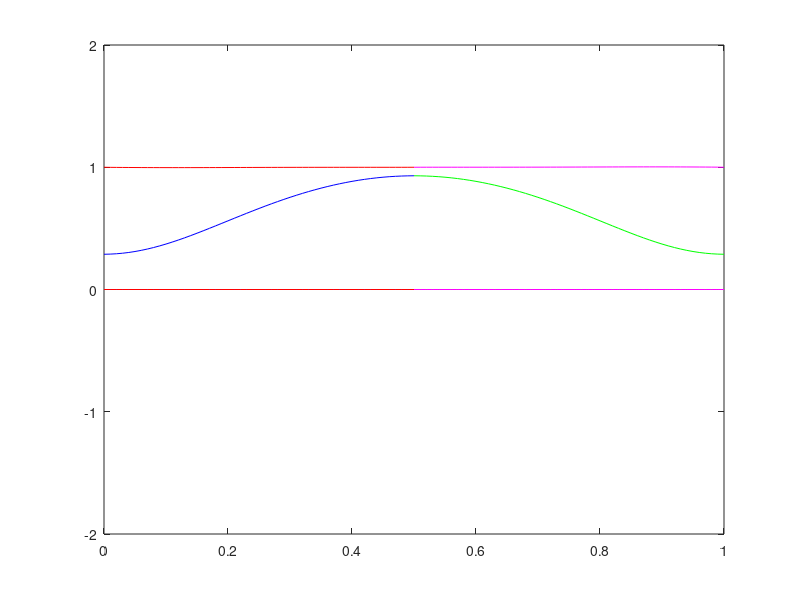

This chart was generated by the following MATLAB code:
a = 1;
b = 2;

%initialize parameters
t0 = 0;
tf = 2;
L = 50;
 

%define space mesh
h = 1 / L;
x = 0 : h / 2 : 1;
x = x';

%set inital funcitons  
InitialPressure = sin( pi * x );
InitialVelocity = ones( 1 , length( x ) );

% define time mesh
k = h / 2 ;
t = t0 : k : tf;
N = length( t ) - 1;

%wave speed details
rho1 = 1;                 %density
K1 = 1;                   %bulk modulus
rho2 = 1;
K2 = 1;
%impedence
Z1 = rho1 * K1;             
Z2 = rho2 * K2;

A = [ 0 K1 ; 1 / rho1 0 ];       %wave speed
R = [ -Z1 Z1 ; 1 1 ];
evaluesA = eig( A );
c0w = evaluesA( 1 );
c0z = evaluesA( 2 );

%CFL number
mu = A * k / h;

%preallocate u, set initial value using intital condition
U =struct('PressureEdge1',zeros( N + 1 , L + 1 ),...
          'VelocityEdge1',zeros( N + 1 , L + 1 ),...
          'PressureEdge2',zeros( N + 1 , L + 1 ),...
          'VelocityEdge2',zeros( N + 1 , L + 1 ));
U( : ).PressureEdge1( 1 , : ) = InitialPressure( 1 : L + 1 );
U( : ).VelocityEdge1( 1 , : ) = InitialVelocity( 1 : L + 1 );
U( : ).PressureEdge2( 1 , : ) = InitialPressure( L + 1 : end );
U( : ).VelocityEdge2( 1 , : ) = InitialVelocity( L + 1 : end );



%struct to store w,z at junctions, index gives egde, column 1 of struct is
%the char at the left endpoint 'a' and column 2 gives the char at the 
% right endpoint 'b'
%w left moving 
%z right moving
C=struct( 'w1',zeros( N + 1 , 2 ),...
          'z1',zeros( N + 1 , 2 ),...
          'w2',zeros( N + 1 , 2 ),...
          'z2',zeros( N + 1 , 2 ) );
      
%struct to hold the exaxt solution
E =struct('ExactPressureEdge1',zeros( N + 1 , L + 1 ),...
          'ExactVelocityEdge1',zeros( N + 1 , L + 1 ),...
          'ExactPressureEdge2',zeros( N + 1 , L + 1 ),...
          'ExactVelocityEdge2',zeros( N + 1 , L + 1 ));
%loop through time
for n=1:N
    %loop through space
    for j=2:L
%u(n + 1,j)= (u(n,j - 1) + u(n,j + 1))/2 -(mu/2)*(u(n,j + 1) - u(n,j - 1))
      
      %calculate interior nodes for edge 1
      prev = ( cell2mat( { U.PressureEdge1( n , j - 1 ),...
                           U.VelocityEdge1( n , j - 1 ) } ) )';
                  
      next = ( cell2mat( { U.PressureEdge1( n , j + 1 ),...
                           U.VelocityEdge1( n , j + 1 ) } ) )';
                  
      newU = ( prev + next ) / 2 - ( mu / 2 ) * ( next - prev );

      U.PressureEdge1( n + 1 , j ) = newU( 1 );
      U.VelocityEdge1( n + 1 , j ) = newU( 2 );
      
      %calculate interior nodes for edge 2
      prev = ( cell2mat( { U.PressureEdge2( n , j - 1),...
                           U.VelocityEdge2( n , j - 1 ) } ) )';
                    
      next = ( cell2mat( { U.PressureEdge2( n , j + 1 ),...
                           U.VelocityEdge2( n , j + 1 ) } ) )';
                    
      newU = ( prev + next ) / 2 - ( mu / 2 ) * ( next - prev );

      U.PressureEdge2( n + 1 , j ) = newU( 1 );
      U.VelocityEdge2( n + 1 , j ) = newU( 2 );
   
      end

    %JUNCTIONS
    
    j = 1;

    %calc  w char using pres/vel for egde 1 at vertex a
    prev = R * ( cell2mat( { U.PressureEdge1( n , j ),...
                             U.VelocityEdge1( n , j ) } ) )';
    
    %check to ensure press/vel for w/z satisfy IC
    C.w1( 1 , a ) = prev( 1 );
    C.z1( 1 , a ) = prev( 2 );
    
    next = R *( cell2mat( { U.PressureEdge1( n , j + 1 ),...
                             U.VelocityEdge1( n , j + 1 ) } ) )';
   
    %w(x^n)=c0(dt/dx)*(w_(L)-w_(L-1))+w_L...linear interpolation for known char
    %where c0=-1, an eigen value of A and the slope of the characteristic
    curr = c0w * ( k / h ) * ( prev - next ) + prev;
   
    %set w char value at vertex  
    C.w1( n + 1 , a ) = curr( 1 );
        
    %calc w char using pres/vel for edge 2 at vertex b
    prev = R * ( cell2mat( { U.PressureEdge2( n , j ),...
                             U.VelocityEdge2( n , j ) } ) )';
      
    next = R * ( cell2mat( { U.PressureEdge2( n , j + 1 ),...
                             U.VelocityEdge2( n , j + 1 ) } ) )';
   
    %check to ensure press/vel for w/z satisfy IC
    C.w2( 1 , b ) = prev( 1 );
    C.z2( 1 , b ) = prev( 2 );
      
    %w(x^n)=c0(dt/dx)*(z_(L)-z_(L-1))+z_L...linear interpolation for known char
    %where c0=-1, an eigen value of A and the slope of the characteristic
    curr = c0w * ( k / h ) * ( prev - next ) + prev;
    
    %set w char value at vertex 
    C.w2( n + 1 , b ) = curr( 1 );
    
    
    %JUNCTIONS
    
    j = L + 1;
    
    %calc z char using pres/vel for edge 1 at vertex b 
    prev = R * ( cell2mat( { U.PressureEdge1( n , j - 1 ),...
                             U.VelocityEdge1( n , j - 1 ) } ) )';
   
    next = R * (cell2mat( { U.PressureEdge1( n , j ),...
                            U.VelocityEdge1( n , j ) } ) )';
                      
    %check to ensure press/vel for w/z satisfy IC
    C.w1( 1 , b ) = next( 1 );
    C.z1( 1 , b ) = next( 2 );
    
    %z(x^n)=mu*(z_(L)-z_(L-1))+z_L...linear interpolation for known char
    curr = c0z * ( k / h ) * ( prev - next ) + next;
    
    %set w char value at vertex 
    C.z1( n + 1 , b ) = curr( 2 );
    
    %calc chars using pres/vel for edge 2 at vertex a
    prev = R * ( cell2mat( { U.PressureEdge2( n , j - 1 ),...
                             U.VelocityEdge2( n , j - 1 ) } ) )';
                         
    next = R * ( cell2mat( { U.PressureEdge2( n , j ),...
                             U.VelocityEdge2( n , j ) } ) )';
                         
    %check to ensure press/vel for w/z satisfy IC
    C.w2( 1 , a ) = next( 1 );
    C.z2( 1 , a ) = next( 2 );
   
    %z(x^n)=mu*(z_(L)-z_(L-1))+z_L...linear interpolation for known char
    curr = c0z * ( k / h ) * ( prev - next ) + next;
    
    %set w char value at vertex 
    C.z2( n + 1 , a ) = curr( 2 );
    
    
    
    %Vertex a
    %calc unk chars at vertex using juction conditions. Solve system 
    %Ax=b using interpolated chars 
    knownchars = ( cell2mat( { C.w1( n + 1 , a ),...
                               C.z2( n + 1 , a ) } ) )';
    %multiply by coeff matrix                       
    knownchars = [ Z1  Z2 ; -1 1 ] * knownchars;
    %solve
    unkchars = [ Z2 Z1 ; -1 1 ] \ knownchars ;
    %set new chars at vertex a 
    C.w2( n + 1 , a ) = unkchars( 1 );
    C.z1( n + 1 , a ) = unkchars( 2 );
  
    %calc press/vel using chars on edge 1 at vertex a
    newC = ( cell2mat( { C.w1( n + 1 , a ),...
                         C.z1( n + 1 , a ) } ) )';
                     
    newU = R \ newC;
    U.PressureEdge1( n + 1 , 1 ) = newU( 1 );
    U.VelocityEdge1( n + 1 , 1 ) = newU( 2 );
    
    %calc press/vel using chars on edge 2 at vertex a
    newC = ( cell2mat( { C.w2( n + 1 , a ),...
                         C.z2( n + 1 , a ) } ) )';
                     
    newU = R \ newC;
    U.PressureEdge2( n + 1 , L + 1 ) = newU( 1 );
    U.VelocityEdge2( n + 1 , L + 1 ) = newU( 2 );
    
    
    %Vertex b
    %calc unk chars at vertex using juction conditions. Solve system 
    %Ax=b using interpolated chars 
    knownchars = ( cell2mat( { C.w2( n + 1 , b ),...
                               C.z1( n + 1 , b ) } ) )';
    
    %multiply by coefficient matrix
    knownchars = [ Z2 Z1 ; 1 -1 ] * knownchars;
    %solve
    unkchars = [ Z1 Z2 ; 1 -1 ] \ knownchars;
    C.w1( n + 1 , b ) = unkchars( 1 );
    C.z2( n + 1 , b ) = unkchars( 2 );
    
    
    %calc press/vel using chars on edge 1 at vertex b  
    newC = ( cell2mat( { C.w1( n + 1 , b ),...
                         C.z1( n + 1 , b ) } ) )';
                     
    newU = R \ newC;
    U.PressureEdge1( n + 1 , L + 1 ) = newU( 1 );
    U.VelocityEdge1( n + 1 , L + 1 ) = newU( 2 );
   
    %calc press/vel using chars on edge 2 at vertex b
    newC = ( cell2mat( { C.w2( n + 1 , b ),...
                         C.z2( n + 1 , b ) } ) )';
                     
    newU = R \ newC;
    U.PressureEdge2( n + 1 , 1 ) = newU( 1 );
    U.VelocityEdge2( n + 1 , 1 ) = newU( 2 );
    
    
    %calculate exact solution using known solutions for w,z
    wX = x - c0w * t( n );
    zX = x - c0z * t( n );
    wexact = ( -sin( pi * wX) + 1 )';
    zexact = ( sin ( pi * zX ) + 1 )';
    uexact= R \ [ wexact ; zexact ];
    
    E.ExactPressureEdge1( n , : ) =  uexact( 1 , 1 : L + 1 );
    E.ExactVelocityEdge1( n , : ) =  uexact( 2 , 1 : L + 1 );
    E.ExactPressureEdge2( n , : ) =  uexact( 1 , L + 1 : end );
    E.ExactVelocityEdge2( n , : ) =  uexact( 2 , L + 1 : end );    
     
    
end
%calculate the max abs error
abserrPE1 = ( abs( E.ExactPressureEdge1 - U.PressureEdge1 ) );
abserrPE1 =max( max(abserrPE1))


clf
for i=1:N+1
    
    plot( x ( 1 : L + 1 ) , U.PressureEdge1( i , : ) , 'b',...
          x ( L + 1 : end ) , U.PressureEdge2( i , : ) , 'g',...
          x ( 1 : L + 1 ) , U.VelocityEdge1( i , : ) , 'r',...
          x ( L + 1 : end ) , U.VelocityEdge2( i , : ) , 'm',...
          x ( 1 : L + 1 ) , E.ExactPressureEdge1( i , : ) , 'b',...
          x ( L + 1 : end ) , E.ExactPressureEdge2( i , : ) , 'g',...
          x ( 1 : L + 1 ) , E.ExactVelocityEdge1( i , : ) , 'r',...
          x ( L + 1 : end ) , E.ExactVelocityEdge2( i , : ) , 'm')
      
	axis( [ 0  1  -2 2 ])
    pause( .05 )
    drawnow
    
end
hold off



